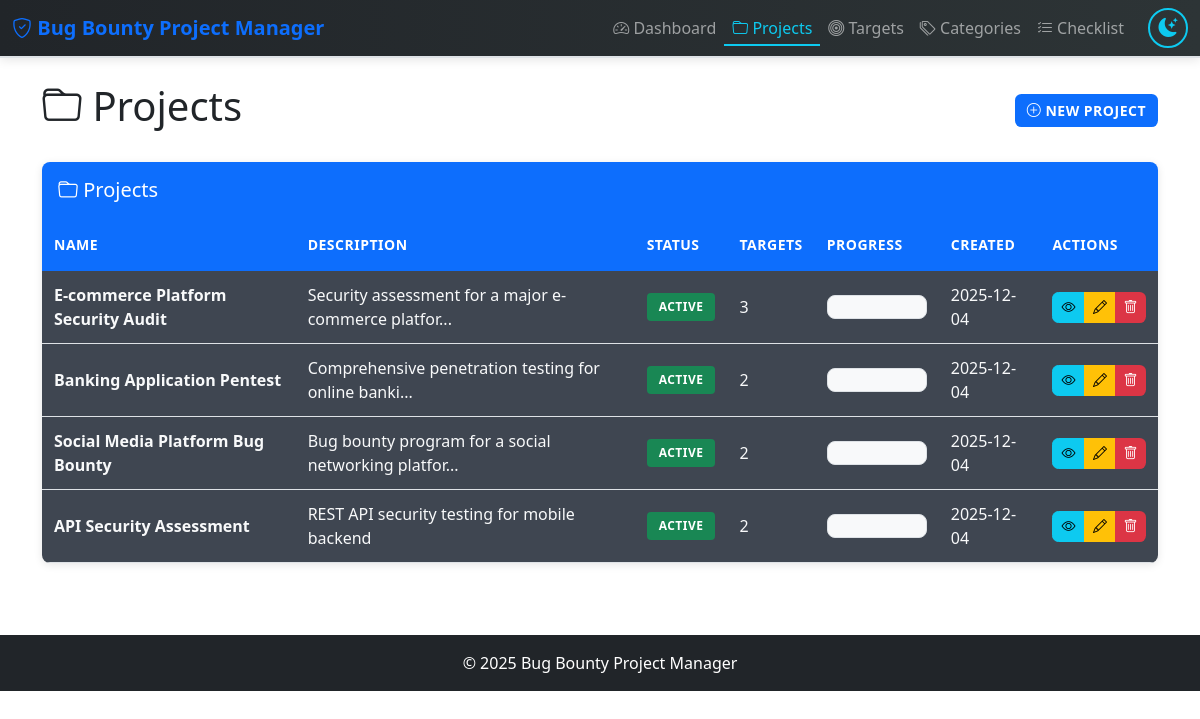
The app's page /projects with its own data.
### tables this page shows
CREATE TABLE IF NOT EXISTS projects (
    id INT AUTO_INCREMENT PRIMARY KEY,
    name VARCHAR(255) NOT NULL,
    description TEXT,
    status VARCHAR(50) DEFAULT 'active',
    created_at TIMESTAMP DEFAULT CURRENT_TIMESTAMP,
    updated_at TIMESTAMP DEFAULT CURRENT_TIMESTAMP ON UPDATE CURRENT_TIMESTAMP
);

### app/Controllers/ProjectController.php (called while the page is built, shortened)
<?php
class ProjectController extends Controller
{
    private Project $model;
    public function __construct()
    {
        $this->model = new Project();
    }
    public function index(): void
    {
        $projects = $this->model->getAllWithStats();
        $this->view('projects.index', ['projects' => $projects]);
    }
}

### app/Core/Router.php (called while the page is built, shortened)
<?php
class Router
{
    private array $routes = [];
    private string $basePath = '';
    public function __construct(string $basePath = '')
    {
        $this->basePath = rtrim($basePath, '/');
    }
    private function addRoute(string $method, string $path, callable|array $handler): void
    {
        $path = $this->basePath . $path;
        $this->routes[] = [
            'method' => $method,
            'path' => $path,
            'handler' => $handler,
            'pattern' => $this->compileRoute($path)
        ];
    }
    private function compileRoute(string $path): string
    {
        $pattern = preg_replace('/\{([a-zA-Z_][a-zA-Z0-9_]*)\}/', '(?P<$1>[^/]+)', $path);
        return '#^' . $pattern . '$#';
    }
    public function dispatch(string $method, string $uri): mixed
    {
        $uri = strtok($uri, '?');
        $uri = rtrim($uri, '/') ?: '/';
        foreach ($this->routes as $route) {
            if (preg_match($route['pattern'], $uri, $matches)) {
                $params = array_filter($matches, 'is_string', ARRAY_FILTER_USE_KEY);
                return $this->callHandler($route['handler'], $params);
            }
        }
        return $this->notFound();
    }
    private function callHandler(callable|array $handler, array $params): mixed
    {
        if (is_array($handler)) {
            [$controller, $method] = $handler;
            $controller = new $controller();
            return $controller->$method(...array_values($params));
        }
        return $handler(...array_values($params));
    }
}

### public/index.php (called while the page is built, shortened)
<?php
$router = new \App\Core\Router();
$method = $_SERVER['REQUEST_METHOD'];
$uri = parse_url($_SERVER['REQUEST_URI'], PHP_URL_PATH);
try {
    $result = $router->dispatch($method, $uri);
} catch (\Exception $e) {
    http_response_code(500);
    if ($_SERVER['HTTP_ACCEPT'] === 'application/json' || str_starts_with($uri, '/api/')) {
        header('Content-Type: application/json');
        echo json_encode(['error' => $e->getMessage()]);
    } else {
        echo "Error: " . $e->getMessage();
    }
}

### config/database.php (called while the page is built)
<?php
return [
    'host' => getenv('DB_HOST') ?: 'db',
    'port' => getenv('DB_PORT') ?: '3306',
    'database' => getenv('DB_NAME') ?: 'bbpm_db',
    'username' => getenv('DB_USER') ?: 'bbpm_user',
    'password' => getenv('DB_PASS') ?: 'bbpm_password',
    'charset' => 'utf8mb4',
    'options' => [
        PDO::ATTR_ERRMODE => PDO::ERRMODE_EXCEPTION,
        PDO::ATTR_DEFAULT_FETCH_MODE => PDO::FETCH_ASSOC,
        PDO::ATTR_EMULATE_PREPARES => false,
        PDO::MYSQL_ATTR_INIT_COMMAND => 'SET NAMES utf8mb4 COLLATE utf8mb4_unicode_ci'
    ]
];

### app/Core/Database.php (called while the page is built, shortened)
<?php
class Database
{
    private static ?PDO $instance = null;
    public static function getInstance(): PDO
    {
        if (self::$instance === null) {
            $config = require __DIR__ . '/../../config/database.php';
            $dsn = sprintf(
                'mysql:host=%s;port=%s;dbname=%s;charset=%s',
                $config['host'],
                $config['port'],
                $config['database'],
                $config['charset']
            );
            try {
                self::$instance = new PDO(
                    $dsn,
                    $config['username'],
                    $config['password'],
                    $config['options']
                );
            } catch (PDOException $e) {
                throw new PDOException('Database connection failed: ' . $e->getMessage());
            }
        }
        return self::$instance;
    }
}

### app/Models/Project.php (called while the page is built, shortened)
<?php
class Project extends Model
{
    public function getAllWithStats(): array
    {
        $sql = "
            SELECT p.*,
                   COUNT(t.id) as target_count,
                   AVG(t.progress) as avg_progress
            FROM projects p
            LEFT JOIN targets t ON p.id = t.project_id
            GROUP BY p.id
            ORDER BY p.created_at DESC
        ";
        return $this->query($sql)->fetchAll();
    }
}

### app/Core/Model.php (called while the page is built, shortened)
<?php
abstract class Model
{
    protected PDO $db;
    public function __construct()
    {
        $this->db = Database::getInstance();
    }
    public function query(string $sql, array $params = []): \PDOStatement
    {
        $stmt = $this->db->prepare($sql);
        $stmt->execute($params);
        return $stmt;
    }
}

### app/Views/projects/index.php (the view, shortened to what this page needs)
<div class="container">
    <div class="d-flex justify-content-between align-items-center mb-4">
        <h1><i class="bi bi-folder"></i> Projects</h1>
        <button class="btn btn-primary" data-bs-toggle="modal" data-bs-target="#createModal">
            <i class="bi bi-plus-circle"></i> New Project
        </button>
    </div>
    <div class="card">
        <div class="card-header d-flex justify-content-between align-items-center">
            <h5 class="mb-0"><i class="bi bi-folder"></i> Projects</h5>
        </div>
        <div class="card-body p-0">
            <div class="table-responsive">
                <table class="table table-hover mb-0">
                    <thead>
                        <tr>
                            <th>Name</th>
                            <th>Description</th>
                            <th>Status</th>
                            <th>Targets</th>
                            <th>Progress</th>
                            <th>Created</th>
                            <th class="actions-cell">Actions</th>
                        </tr>
                    </thead>
                    <tbody>
                        <?php if (empty($projects)): ?>
                            <tr>
                                <td colspan="7" class="text-center text-muted">No projects found</td>
                            </tr>
                        <?php else: ?>
                            <?php foreach ($projects as $project): ?>
                                <tr class="clickable-row" onclick="window.location.href='/projects/<?= $project['id'] ?>';" style="cursor: pointer;">
                                    <td>
                                        <strong><?= htmlspecialchars($project['name']) ?></strong>
                                    </td>
                                    <td><?= htmlspecialchars(substr($project['description'] ?? '', 0, 50)) ?><?= strlen($project['description'] ?? '') > 50 ? '...' : '' ?></td>
                                    <td>
                                        <span class="badge bg-<?= $project['status'] === 'active' ? 'success' : 'secondary' ?>">
                                            <?= htmlspecialchars($project['status']) ?>
                                        </span>
                                    </td>
                                    <td><?= $project['target_count'] ?? 0 ?></td>
                                    <td>
                                        <div class="progress" style="min-width: 100px;">
                                        </div>
                                    </td>
                                    <td><?= date('Y-m-d', strtotime($project['created_at'])) ?></td>
                                    <td class="actions-cell" onclick="event.stopPropagation();">
                                        <div class="btn-group btn-group-sm">
                                            <a href="/projects/<?= $project['id'] ?>" class="btn btn-info" title="View">
                                                <i class="bi bi-eye"></i>
                                            </a>
                                            <button class="btn btn-warning btn-edit"
                                                    data-id="<?= $project['id'] ?>"
                                                    data-name="<?= htmlspecialchars($project['name']) ?>"
                                                    data-description="<?= htmlspecialchars($project['description'] ?? '') ?>"
                                                    data-status="<?= $project['status'] ?>"
                                                    data-bs-toggle="modal"
                                                    data-bs-target="#editModal"
                                                    title="Edit">
                                                <i class="bi bi-pencil"></i>
                                            </button>
                                            <button class="btn btn-danger btn-delete"
                                                    data-url="/projects/<?= $project['id'] ?>"
                                                    data-confirm="Delete project '<?= htmlspecialchars($project['name']) ?>'?"
                                                    title="Delete">
                                                <i class="bi bi-trash"></i>
                                            </button>
                                        </div>
                                    </td>
                                </tr>
                            <?php endforeach; ?>
                        <?php endif; ?>
                    </tbody>
                </table>
            </div>
        </div>
    </div>
</div>

### public/assets/css/style.css (style rules this page uses)
:root { --primary: #0d6efd; --secondary: #6c757d; --success: #198754; --danger: #dc3545; --warning: #ffc107; --info: #0dcaf0; --light: #f8f9fa; --dark: #212529; --primary-light: #e7f1ff; --primary-dark: #0a58ca; --success-light: #d1e7dd; --success-dark: #146c43; --danger-light: #f8d7da; --danger-dark: #b02a37; --warning-light: #fff3cd; --warning-dark: #ccab00; --bg-primary: #ffffff; --bg-secondary: #f8f9fa; --text-primary: #212529; --text-secondary: #6c757d; --border-color: #dee2e6; --gradient-primary: linear-gradient(135deg, #0d6efd 0%, #0a58ca 100%); --gradient-success: linear-gradient(135deg, #198754 0%, #146c43 100%); --gradient-danger: linear-gradient(135deg, #dc3545 0%, #b02a37 100%); --transition-base: all 0.15s ease-in-out; }
body { min-height: 100vh; background-color: var(--bg-primary); color: var(--text-primary); transition: var(--transition-base); }
.card { border: none; background-color: var(--bg-secondary); color: var(--text-primary); box-shadow: 0 2px 8px rgba(0, 0, 0, 0.1); transition: var(--transition-base); border-radius: 0.5rem; overflow: hidden; }
.card-header { background: var(--primary); color: white; border: none; font-weight: 600; padding: 1rem; }
.table { color: var(--text-primary); border-color: var(--border-color); margin-bottom: 0; }
.table thead th { background: var(--primary); color: white; border: none; font-weight: 600; text-transform: uppercase; font-size: 0.875rem; letter-spacing: 0.5px; padding: 1rem 0.75rem; vertical-align: middle; }
.table tbody td { padding: 0.75rem; vertical-align: middle; background-color: #3f4651; color: #f8f9fa; }
.table-hover tbody tr { transition: var(--transition-base); cursor: pointer; }
.table tbody tr.clickable td:not(.actions-cell), .table tbody tr.clickable-row td:not(.actions-cell) { cursor: pointer; }
.btn { transition: var(--transition-base); font-weight: 600; border-radius: 0.4rem; text-transform: uppercase; font-size: 0.875rem; letter-spacing: 0.5px; }
.btn-primary { background: var(--primary); border: none; }
.btn-danger { background: var(--danger); border: none; }
.badge { font-weight: 600; padding: 0.5rem 0.75rem; border-radius: 0.25rem; text-transform: uppercase; font-size: 0.75rem; letter-spacing: 0.5px; }
.progress { height: 1.5rem; font-size: 0.875rem; background-color: var(--bg-secondary); border-radius: 0.5rem; overflow: hidden; border: 1px solid var(--border-color); }
* { transition: background-color 0.3s ease, color 0.3s ease, border-color 0.3s ease; }

### records on screen
projects: name "E-commerce Platform Security Audit", description "Security assessment for a major e-commerce platfor", status "ACTIVE", target_count "3", created_at "2025-12-04"
projects: name "Banking Application Pentest", description "Comprehensive penetration testing for online banki", status "ACTIVE", target_count "2", created_at "2025-12-04"
projects: name "Social Media Platform Bug Bounty", description "Bug bounty program for a social networking platfor", status "ACTIVE", target_count "2", created_at "2025-12-04"
projects: name "API Security Assessment", description "REST API security testing for mobile backend", status "ACTIVE", target_count "2", created_at "2025-12-04"
